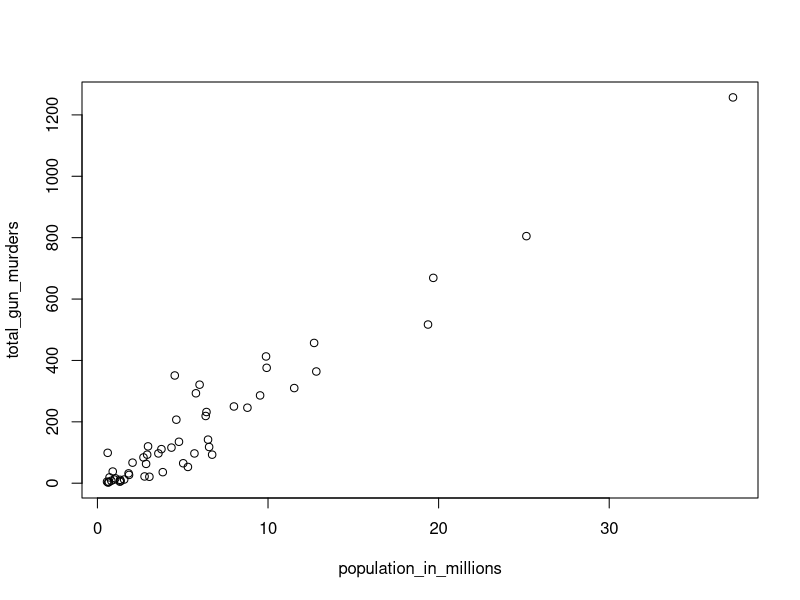
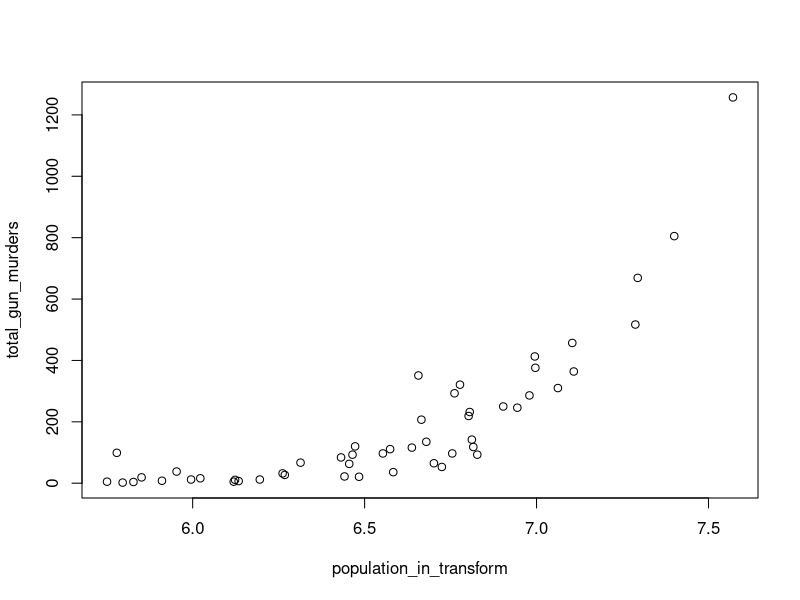
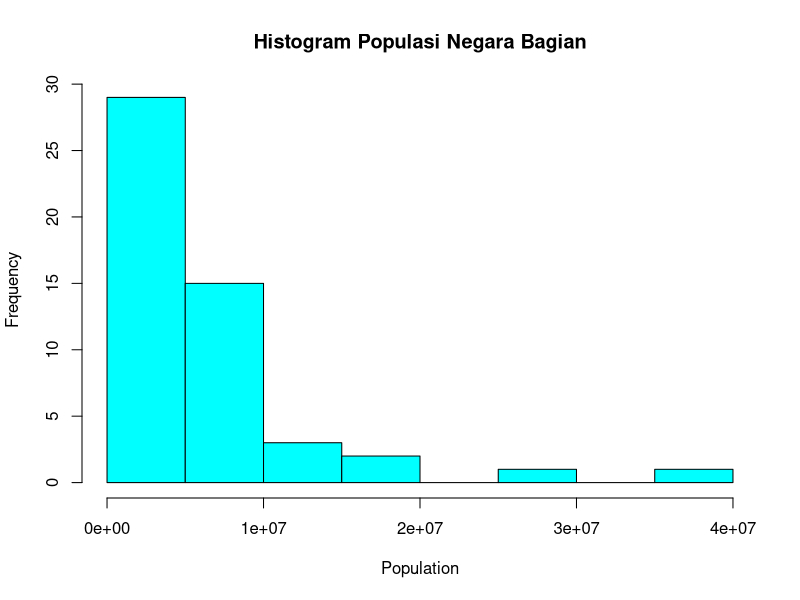
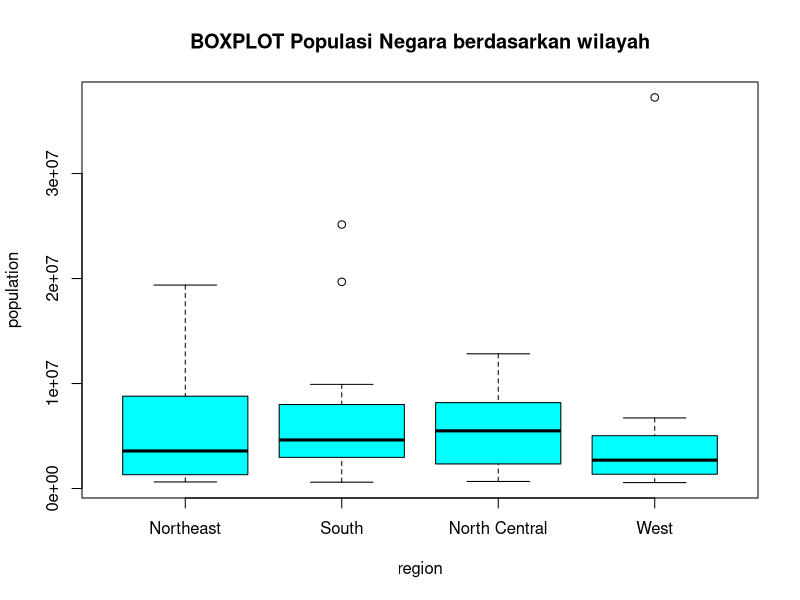

R code for these plots, in order:
## ---- chunk 1
knitr::opts_chunk$set(echo = TRUE)
## ---- chunk 2
library(dslabs)
data(murders)
## ---- chunk 3
pop<-murders$population
pop<-sort(pop)
print(pop[1])
## ---- chunk 4
print(order(murders$population)[1])
## ---- chunk 5
print(which.min(murders$population))
## ---- chunk 6
murders$state[which.min(murders$population)]
## ---- chunk 7
temp<-c(35, 88, 42, 84, 81, 30)
city<-c("Beijing", "Lagos", "Paris", "Rio de Janeiro","San Juan", "Toronto")
city_temps<-data.frame(name=city, temperature=temp)
## ---- chunk 8
ranks<-rank(city_temps)
my_df<-data.frame(name=city,rank=ranks)
print(my_df)
## ---- chunk 9
ind<-order(city_temps$temperature)
my_df<-data.frame(name=city_temps$name[ind], temperature=city_temps$temperature[ind])
print(my_df)
## ---- chunk 10
population_in_millions <- murders$population/10^6
total_gun_murders <- murders$total
plot(population_in_millions, total_gun_murders) 
## ---- chunk 11
population_in_transform<-log10(murders$population)
total_gun_murders<-murders$total
plot(population_in_transform,total_gun_murders)
## ---- chunk 12
hist(murders$population, col="cyan", main="Histogram Populasi Negara Bagian", xlab="Population")
## ---- chunk 13
boxplot(population~region, data=murders, col=c("cyan"), cex.main=1.2, main="BOXPLOT Populasi Negara berdasarkan wilayah")
